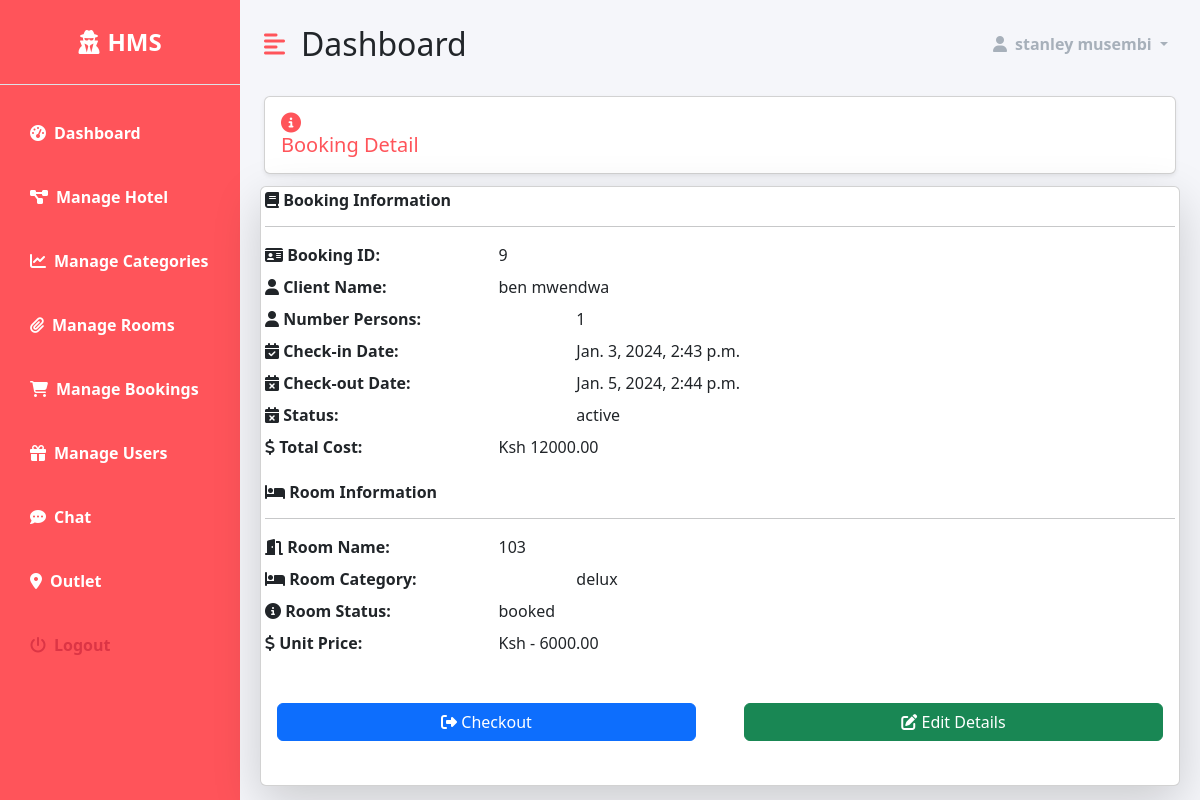
/dashboard/booking/9 (signed in), run on the app's committed database.
### accounts/models.py (models this page shows, shortened)
class CustomUser(AbstractUser):
    email = models.EmailField(unique=True)
    gender = models.CharField(max_length=1,  blank=True, null=True)
    address = models.CharField(max_length=255, blank=True, null=True)
    image = models.ImageField(upload_to="user_images", blank=True, null=True)
    username = None
    objects = CustomUserManager()
    USERNAME_FIELD = 'email'
    REQUIRED_FIELDS = []

### hotel/models.py (models this page shows, shortened)
class Booking(models.Model):
    room = models.ForeignKey('Room' , on_delete=models.CASCADE)
    user = models.ForeignKey('accounts.CustomUser' , on_delete=models.CASCADE)
    persons = models.IntegerField()
    check_in = models.DateTimeField()
    check_out = models.DateTimeField()
    STATUS_CHOICES = (
        ('active' , 'active') ,
        ('cancelled' , 'cancelled') ,
        ('checked out' , 'checked out')
    )
    status = models.CharField(max_length=255 , choices=STATUS_CHOICES , default='active')
    added_on = models.DateTimeField(auto_now_add=True)
    updated_on = models.DateTimeField(auto_now=True)
    @property
    def total_cost(self):
        num_of_days = (self.check_out - self.check_in).days
        return self.room.category.cost * num_of_days * self.persons

class Room(models.Model):
    name  = models.CharField(max_length=255 , unique=True)
    category = models.ForeignKey('RoomCategory' , on_delete=models.CASCADE)
    STATUS_CHOICES = (
        ('available' , 'available' ) ,
        ('booked' , 'booked'),
        ('not available' , 'not available')
    )
    status = models.CharField(max_length=255 , choices=STATUS_CHOICES)
    added_on = models.DateTimeField(auto_now_add=True)
    updated_on = models.DateTimeField(auto_now=True)

class RoomCategory(models.Model):
    name = models.CharField(max_length=255)
    description = models.TextField()
    capacity = models.IntegerField()
    beds = models.IntegerField()
    rooms = models.IntegerField()
    cost = models.DecimalField(max_digits=10, decimal_places=2)
    added_on = models.DateTimeField(auto_now_add=True)
    image = models.ImageField(upload_to="room_category_images")

### dashboard/views.py (the view)
# urls.py: path('booking/<int:booking_id>' , views.booking_detail , name='booking-detail'),
@login_required(login_url='accounts:login')
@staff_member_required(login_url='accounts:login')
def booking_detail(request, booking_id):
    booking = get_object_or_404(Booking, pk=booking_id)
    context = {
        'booking': booking,
    }
    return render(request, 'dashboard/hotel/booking_detail.html', context)

### templates/dashboard/hotel/booking_detail.html (shortened to what this page needs)
{% extends 'dashboard/base.html' %}
{% load static %}
{% block content %}
    <div class="row">
        <div class="col-md-12">
            <h5 class="m-2 primary-text card shadow-sm p-3">
                <i class="fas fa-info-circle"></i> Booking Detail
            </h5>
        </div>
    </div>
    <div class="card shadow-lg m-1">
        <div class="col-md-12 p-1">
            <div class="mb-3">
                <h6 class="fw-bold">
                    <i class="fas fa-book"></i> Booking Information
                </h6>
                <hr>
                <dl class="row">
                    <dt class="col-sm-3"><i class="fas fa-id-card"></i> Booking ID:</dt>
                    <dd class="col-sm-9">{{ booking.id }}</dd>
                    <dt class="col-sm-3"><i class="fas fa-user"></i> Client Name:</dt>
                    <dd class="col-sm-9">{{ booking.user.get_full_name }}</dd>
                    <dt class="col-sm-4"><i class="fas fa-user"></i> Number Persons:</dt>
                    <dd class="col-sm-8">{{ booking.persons }}</dd>
                    <dt class="col-sm-4"><i class="fas fa-calendar-check"></i> Check-in Date:</dt>
                    <dd class="col-sm-8">{{ booking.check_in }}</dd>
                    <dt class="col-sm-4"><i class="fas fa-calendar-times"></i> Check-out Date:</dt>
                    <dd class="col-sm-8">{{ booking.check_out }}</dd>
                    <dt class="col-sm-4"><i class="fas fa-calendar-times"></i> Status:</dt>
                    <dd class="col-sm-8">{{ booking.status }}</dd>
                    <dt class="col-sm-3"><i class="fas fa-dollar-sign"></i> Total Cost:</dt>
                    <dd class="col-sm-9">Ksh {{ booking.total_cost }}</dd>
                </dl>
            </div>
            <div class="mb-3">
                <h6 class="fw-bold">
                    <i class="fas fa-bed"></i> Room Information
                </h6>
                <hr>
                <dl class="row">
                    <dt class="col-sm-3"><i class="fas fa-door-open"></i> Room Name:</dt>
                    <dd class="col-sm-9">{{ booking.room.name }}</dd>
                    <dt class="col-sm-4"><i class="fas fa-bed"></i> Room Category:</dt>
                    <dd class="col-sm-8">{{ booking.room.category.name }}</dd>
                    <dt class="col-sm-3"><i class="fas fa-info-circle"></i> Room Status:</dt>
                    <dd class="col-sm-9">{{ booking.room.get_status_display }}</dd>
                    <dt class="col-sm-3"><i class="fas fa-dollar-sign"></i> Unit Price:</dt>
                    <dd class="col-sm-9">Ksh - {{ booking.room.category.cost  }}</dd>
                </dl>
            </div>
            <div class="mb-3">
                <div class="row">
                {% if booking.status == "active" %}
                <button type="button" class="btn btn-primary col m-4" data-bs-toggle="modal" data-bs-target="#checkoutModal">
                    <i class="fas fa-sign-out-alt"></i> Checkout
                </button>
                <button type="button" class="btn btn-success col m-4" data-bs-toggle="modal" data-bs-target="#editModal">
                    <i class="fas fa-edit"></i> Edit Details
                </button>
                {% endif %}
            </div>
            </div>
        </div>
    </div>
{% endblock %}

### templates/dashboard/base.html (shortened to what this page needs)
{% load  static %}
<!DOCTYPE html>
<html lang="en">
<head>
      <link href="https://cdn.jsdelivr.net/npm/bootstrap@5.3.2/dist/css/bootstrap.min.css"
            rel="stylesheet"
>
    <link rel="stylesheet" href="https://cdnjs.cloudflare.com/ajax/libs/font-awesome/6.5.1/css/all.min.css"
 />
    <link rel="stylesheet" type="text/css" href="https://cdn.datatables.net/1.11.5/css/jquery.dataTables.css">
    <link rel="stylesheet" href="{%  static 'dashboard/style.css' %}">
</head>
<body>
      <div class="d-flex" id="wrapper">
        <div class="primary-bg" id="sidebar-wrapper">
            <div class="sidebar-heading text-center py-4  text-white fs-4 fw-bold text-uppercase border-bottom"><i
                    class="fas fa-user-secret me-2"></i>HMS</div>
            <div class="list-group list-group-flush my-3">
                <a href="{% url 'dashboard:dashboard-index' %}" class="list-group-item list-group-item-action bg-transparent text-white active"><i
                        class="fas fa-tachometer-alt me-2"></i>Dashboard</a>
                <a href="{% url 'dashboard:manage-hotel' %}" class="list-group-item list-group-item-action bg-transparent text-white fw-bold"><i
                        class="fas fa-project-diagram me-2"></i>Manage Hotel</a>
                <a href="{% url 'dashboard:manage-categories' %}" class="list-group-item list-group-item-action bg-transparent text-white fw-bold"><i
                        class="fas fa-chart-line me-2"></i>Manage Categories</a>
                <a href="{% url 'dashboard:manage-rooms' %}" class="list-group-item list-group-item-action bg-transparent text-white fw-bold"><i
                        class="fas fa-paperclip me-2"></i>Manage Rooms</a>
                <a href="{% url 'dashboard:manage-bookings' %}" class="list-group-item list-group-item-action bg-transparent text-white fw-bold"><i
                        class="fas fa-shopping-cart me-2"></i>Manage Bookings</a>
                <a href="{% url 'dashboard:manage-users' %}" class="list-group-item list-group-item-action bg-transparent text-white fw-bold"><i
                        class="fas fa-gift me-2"></i>Manage Users</a>
                <a href="#" class="list-group-item list-group-item-action bg-transparent text-white fw-bold"><i
                        class="fas fa-comment-dots me-2"></i>Chat</a>
                <a href="#" class="list-group-item list-group-item-action bg-transparent text-white fw-bold"><i
                        class="fas fa-map-marker-alt me-2"></i>Outlet</a>
                <a href="#" class="list-group-item list-group-item-action bg-transparent text-danger fw-bold"><i
                        class="fas fa-power-off me-2"></i>Logout</a>
            </div>
        </div>
        <div id="page-content-wrapper">
            <nav class="navbar navbar-expand-lg navbar-light bg-transparent py-4 px-4">
                <div class="d-flex align-items-center">
                    <i class="fas fa-align-left primary-text fs-4 me-3" id="menu-toggle"></i>
                    <h2 class="fs-2 m-0">Dashboard</h2>
                </div>
                <div class="collapse navbar-collapse" id="navbarSupportedContent">
                    <ul class="navbar-nav ms-auto mb-2 mb-lg-0">
                        <li class="nav-item dropdown">
                            <a class="nav-link dropdown-toggle second-text fw-bold" href="#" id="navbarDropdown"
                                role="button" data-bs-toggle="dropdown" aria-expanded="false">
                                <i class="fas fa-user me-2"></i>{{user.get_full_name}}
                            </a>
                        </li>
                    </ul>
                </div>
            </nav>
            <div class="container-fluid px-3">
                {% block content %}
                 {% endblock content %}
            </div>
        </div>
    </div>
</body>
</html>

### static/dashboard/style.css (style rules this page uses)
:root { --main-bg-color: #ff545a; --main-text-color: #ff545a; --second-text-color : #a7b0ba; --second-bg-color : #f5f6fa; }
.primary-text { color: var(--main-text-color); }
.second-text { color: var(--second-text-color); }
.primary-bg { background-color: var(--main-bg-color); }
#wrapper { overflow-x: hidden; background-color:var(--second-bg-color); }
#sidebar-wrapper { min-height: 100vh; margin-left: -15rem; -webkit-transition: margin 0.25s ease-out; -moz-transition: margin 0.25s ease-out; -o-transition: margin 0.25s ease-out; transition: margin 0.25s ease-out; }
#sidebar-wrapper .sidebar-heading { padding: 0.875rem 1.25rem; font-size: 1.2rem; }
#sidebar-wrapper .list-group { width: 15rem; }
#page-content-wrapper { min-width: 100vw; }
#menu-toggle { cursor: pointer; }
.list-group-item { border: none; padding: 20px 30px; color: white; font-weight: bold; }
.list-group-item.active { background-color: transparent; font-weight: bold; border: none; }
@media (min-width: 768px) { #sidebar-wrapper { margin-left: 0; } }
@media (min-width: 768px) { #page-content-wrapper { min-width: 0; width: 100%; } }

### data on the page
CustomUser: get_full_name "stanley musembi"
Booking: id "9", user.get_full_name "ben mwendwa", persons "1", check_in "Jan. 3, 2024, 2:43 p.m.", check_out "Jan. 5, 2024, 2:44 p.m.", status "active", total_cost "12000.00", room.name "103", room.category.name "delux", room.status "booked", room.category.cost "6000.00"
